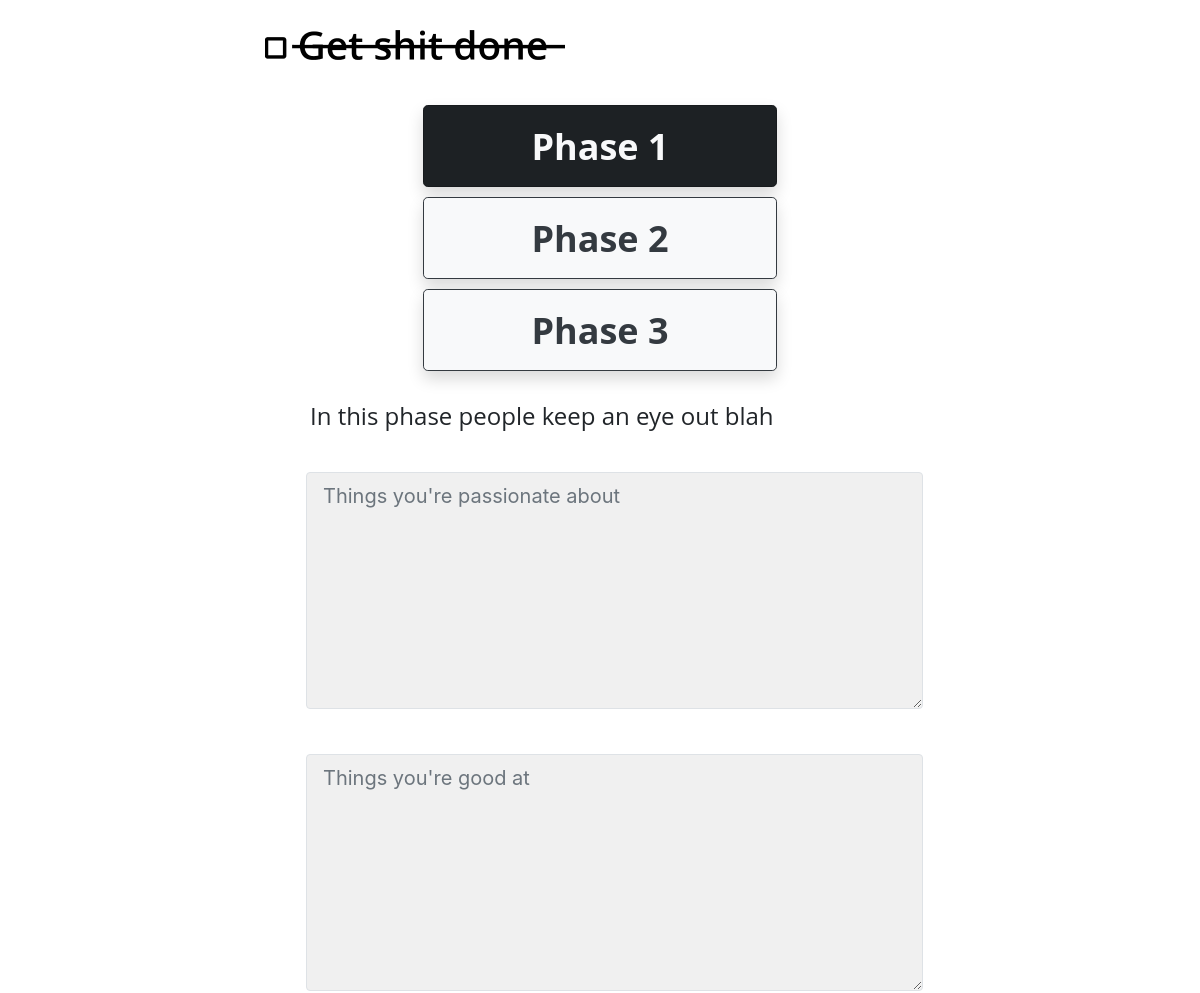
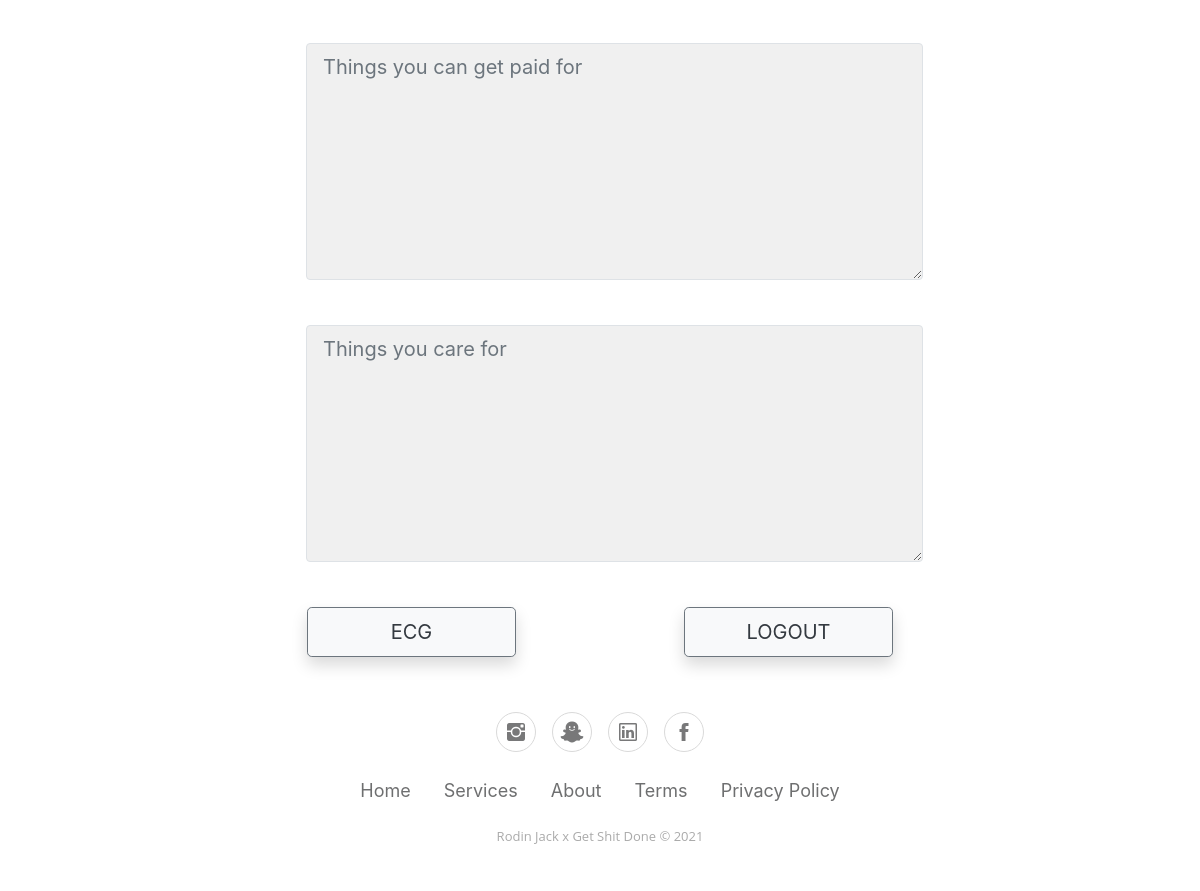
The app's page /phase1 (signed in), older data (2 pictures, top to bottom).
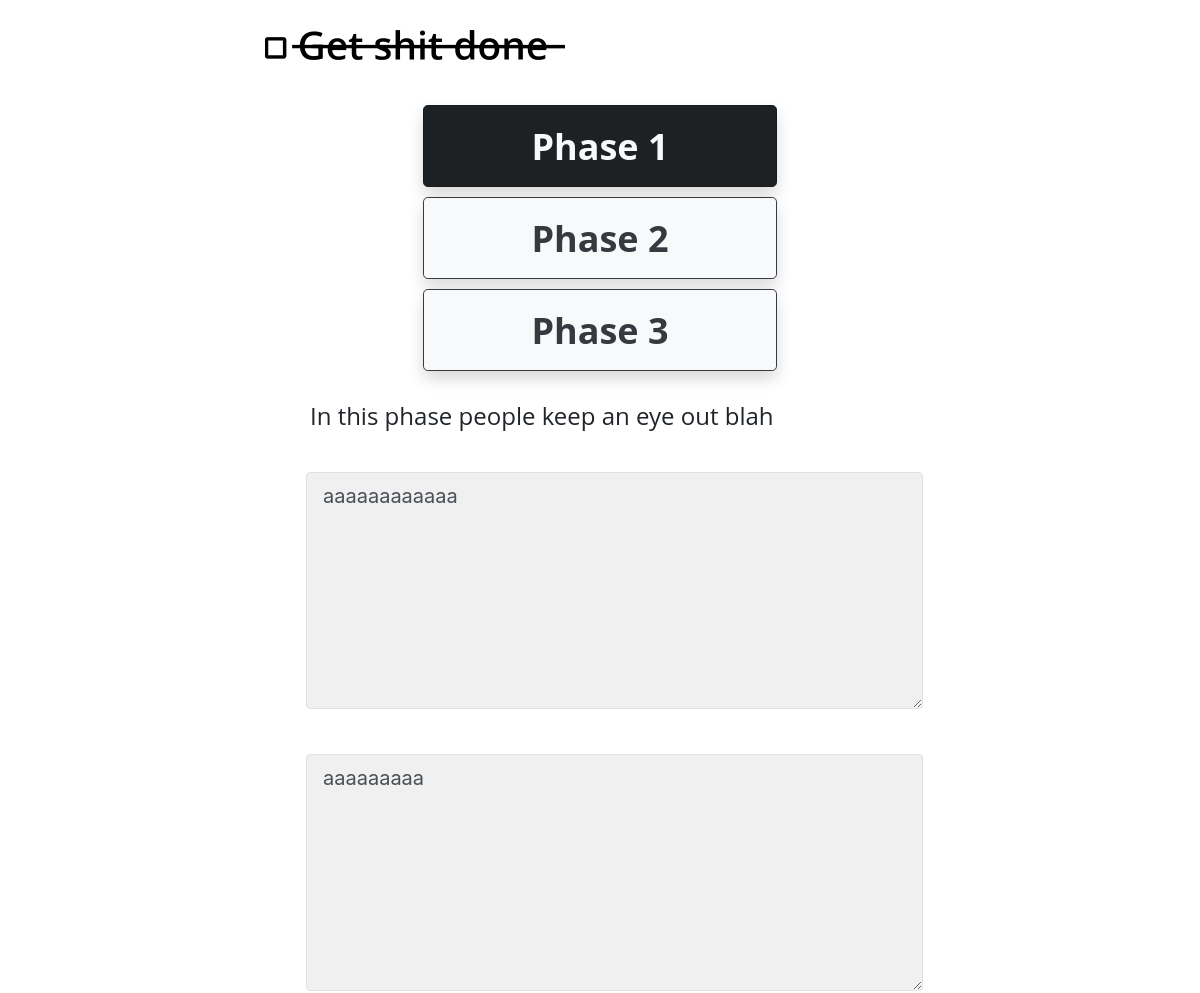
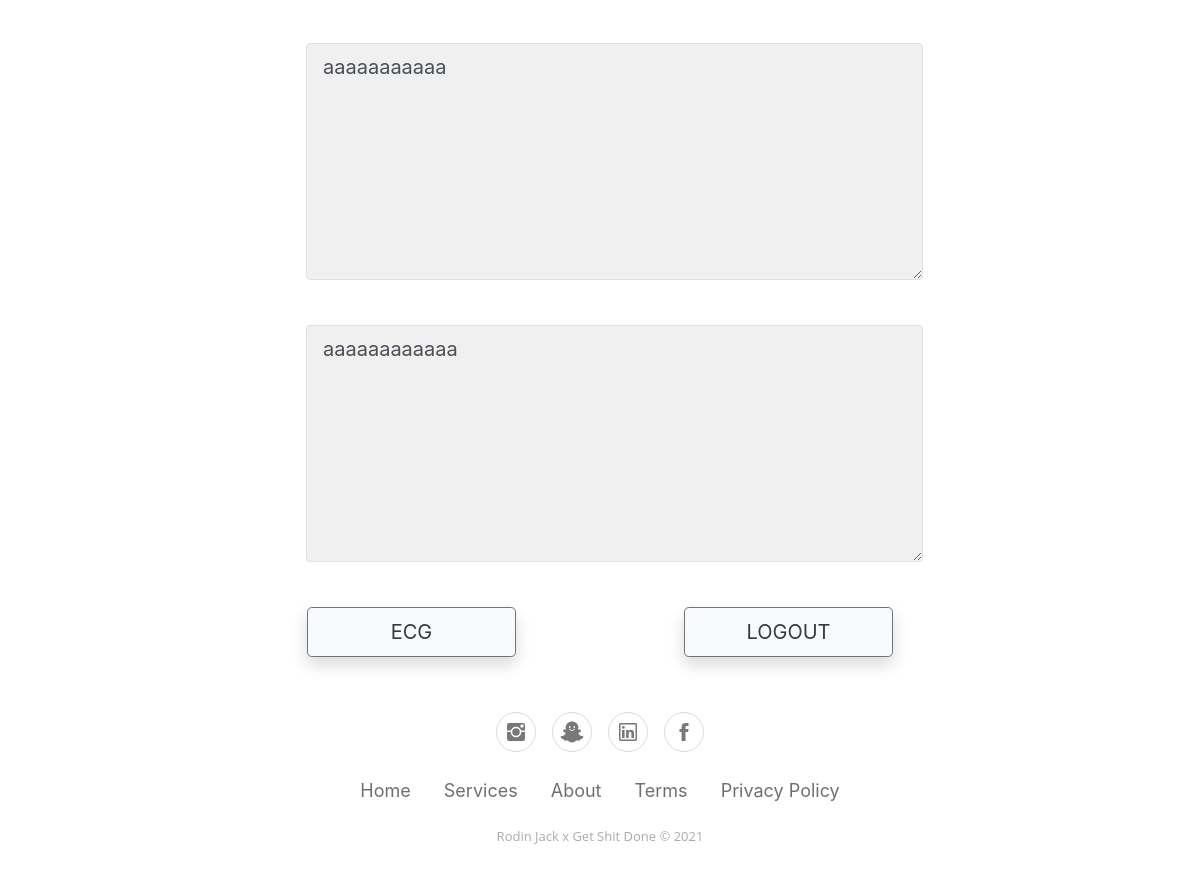
The same page, newer data (2 pictures, top to bottom).
### test.py (models this page shows)
class Users(db.Model):
    _id = db.Column(db.Integer, primary_key=True)
    mail = db.Column(db.String(25), unique=True)
    password = db.Column(db.String(25))
    datecreated = db.Column(db.DateTime, default=datetime.now)
    p11 = db.Column(db.String(200), default="")
    p12 = db.Column(db.String(200), default="")
    p13 = db.Column(db.String(200), default="")
    p14 = db.Column(db.String(200), default="")
    p21 = db.Column(db.String(200), default="")
    p22 = db.Column(db.String(200), default="")
    p23 = db.Column(db.String(200), default="")
    p24 = db.Column(db.String(200), default="")
    p31 = db.Column(db.String(200), default="")
    p32 = db.Column(db.String(200), default="")
    e1 = db.Column(db.String(500), default="")
    e2 = db.Column(db.String(500), default="")
    e3 = db.Column(db.String(500), default="")
    e4 = db.Column(db.String(200), default="")
    don = db.Column(db.Integer, default=0)

### test.py (the view)
@app.route("/phase1", methods=["POST", "GET"])
def phase1():
    if "user" in session:
        data = Users()
        data = Users.query.filter_by(mail=session["user"]).first()
        if request.method=="POST":
            data.p11=request.form["p11"]
            data.p12=request.form["p12"]
            data.p13=request.form["p13"]
            data.p14=request.form["p14"]
            db.session.commit()
            if request.form["savedirec"]== "phase2":
                return redirect(url_for("phase2"))
            elif request.form["savedirec"]== "phase3":
                return redirect(url_for("phase3"))
            elif request.form["savedirec"]== "ecg":
                return redirect(url_for("ecg"))
            else:
                return redirect(url_for("logout"))
        else:
            return render_template("phase1.html", pp1=data.p11, pp2=data.p12, pp3=data.p13, pp4=data.p14)
    else:
        return redirect(url_for("index"))

### templates/phase1.html (shortened to what the changed rows need)
<!DOCTYPE html>
<html>
<head>
    <link rel="stylesheet" href="static/assets/bootstrap/css/bootstrap.min.css">
    <link rel="stylesheet" href="static/assets/fonts/ionicons.min.css">
    <link rel="stylesheet" href="static/assets/css/styles.min.css">
</head>
<body>
    <div class="container" style="max-width: 1920px;padding-left: 250px;padding-right: 250px;margin-top: 30px;margin-bottom: 10px;">
        <form action="#" method="post">
            <div class="form-row" style="margin-bottom: 0px;margin-left: 51px;margin-top: -40px;">
                <div class="col" style="margin-top: 45px;padding-left: 5px;"><textarea class="border rounded form-control form-control-lg" name="p11" style="width: 617px;height: 237px;" autocomplete="on" spellcheck="true" required="" minlength="5" placeholder="Things you're passionate about">{{pp1}}</textarea></div>
                <div
                    class="col" style="margin-top: 45px;"><textarea class="border rounded form-control form-control-lg" name="p12" style="width: 617px;height: 237px;" autocomplete="on" spellcheck="true" required="" minlength="5" placeholder="Things you're good at">{{pp2}}</textarea></div>
    </div>
    <div class="form-row" style="margin-bottom: 0px;margin-left: 51px;">
        <div class="col" style="margin-top: 45px;"><textarea class="border rounded form-control form-control-lg" name="p13" style="width: 617px;height: 237px;" autocomplete="on" spellcheck="true" required="" minlength="5" placeholder="Things you can get paid for">{{pp3}}</textarea></div>
        <div class="col"
            style="margin-top: 45px;"><textarea class="border rounded form-control form-control-lg" name="p14" style="width: 617px;height: 237px;" autocomplete="on" spellcheck="true" required="" minlength="5" placeholder="Things you care for">{{pp4}}</textarea></div>
    </div>
    </form>
    </div>
</body>
</html>

Row changes from the older to the newer data that the page shows:
now on this page (row edited): Users: p11 "aaaaaaaaaaaa", p12 "aaaaaaaaa", p13 "aaaaaaaaaaa", p14 "aaaaaaaaaaaa"
